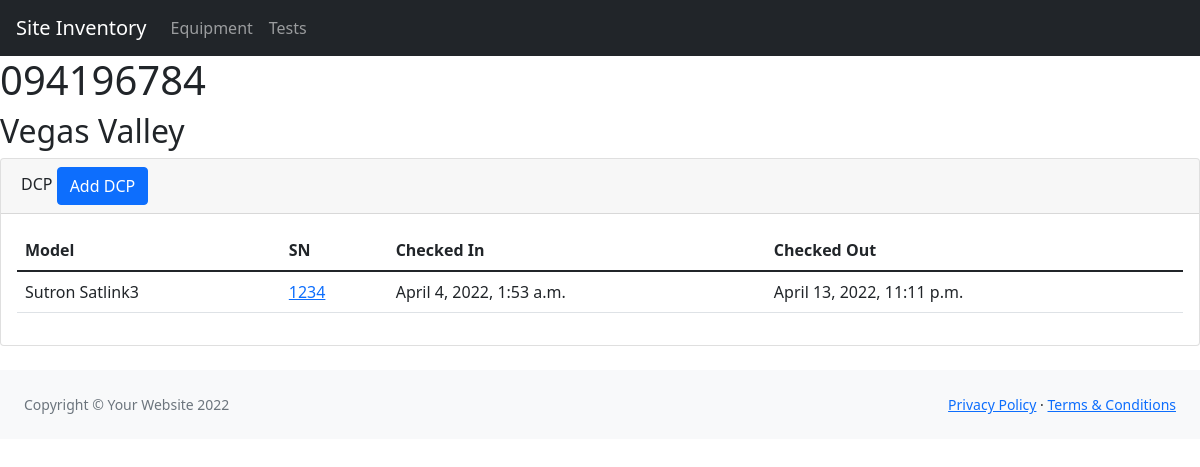
/history/094196784/, run on the app's committed database.
### inventory/models.py (models this page shows, shortened)
class Site(models.Model):
    id = models.CharField(max_length=200, primary_key=True)
    name = models.CharField(max_length=200)

class Site_equipment(models.Model):
    site = models.ForeignKey(Site, on_delete=models.CASCADE)
    name = models.CharField(max_length=200, blank=True)
    eq_type = models.ForeignKey(Equipment_type, on_delete=models.CASCADE)
    active = models.BooleanField(default=True)

class Equipment_type(models.Model):
    eq_type = models.CharField(max_length=200, unique=True)
    def __str__(self):
        return self.eq_type

class Deployment(models.Model):
    site_eq = models.ForeignKey(Site_equipment, on_delete=models.CASCADE)
    instrument = models.ForeignKey(Equipment, on_delete=models.CASCADE)
    check_in = models.DateTimeField()
    check_out = models.DateTimeField(blank=True, null=True)

class Equipment(models.Model):
    equipment_model = models.ForeignKey(Equipment_model, on_delete=models.CASCADE)
    sn = models.CharField(max_length=200)
    class Meta:
        unique_together = ('equipment_model', 'sn')

class Equipment_model(models.Model):
    eq_type = models.ForeignKey(Equipment_type, on_delete=models.CASCADE)
    brand = models.CharField(max_length=200)
    model = models.CharField(max_length=200)
    class Meta:
        unique_together = ('brand', 'model')

### inventory/views.py (the view)
# urls.py: path('history/<str:station_id>/', views.station_history, name='station_history'),
def station_history(request, station_id):
    site = get_object_or_404(Site, id=station_id)
    equipment = Site_equipment.objects.filter(site=site)
    deployments = Deployment.objects.filter(site_eq_id__in=equipment).order_by('-check_in')
    context = {'site': site,
               'equipment': equipment,
               'deployments': deployments}
    return render(request, 'inventory/site_detail.html', context=context)

### inventory/templates/inventory/site_detail.html (shortened to what this page needs)
{% extends "inventory/base.html" %}
{% block content%}
<div>
    <h1>{{site.id}}</h1>
    <h2>{{site.name}}</h2>
</div>
{% for eq in equipment %}
<div class="card mb-4">
    <div class="card-header">
        {{eq.eq_type}} {% if eq.name %} - {{eq.name}} {% endif %}
<button type="button" class="btn btn-primary" data-bs-toggle="modal" data-bs-target="#staticBackdrop">
  Add {{eq.eq_type}}
</button>
    </div>
    <div class="card-body">
        <table class="table" id="datatablesSimple">
            <thead>
                <tr>
                    <th>Model</th>
                    <th>SN</th>
                    <th>Checked In</th>
                    <th>Checked Out</th>
                </tr>
            </thead>
            <tbody>
                {% for d in deployments %}
                {% if d.site_eq == eq %}
                <tr>
                    <td>{{d.instrument.equipment_model.brand}} {{d.instrument.equipment_model.model}}</td>
                    <td><a href="/instrument/{{d.instrument.pk}}">{{d.instrument.sn}}</a></td>
                    <td>{{d.check_in}}</td>
                    <td>{% if d.check_out %}{{d.check_out}}
                        {% endif %}</td>
                </tr>
                {% endif %}
                {% endfor %}
            </tbody>
        </table>
    </div>
</div>
{% endfor %}
{% endblock %}

### data on the page
Site: id "094196784", name "Vegas Valley"
Site_equipment: eq_type "DCP"
Deployment: instrument.equipment_model.brand "Sutron", instrument.equipment_model.model "Satlink3", instrument.sn "1234", check_in "April 4, 2022, 1:53 a.m.", check_out "April 13, 2022, 11:11 p.m."
